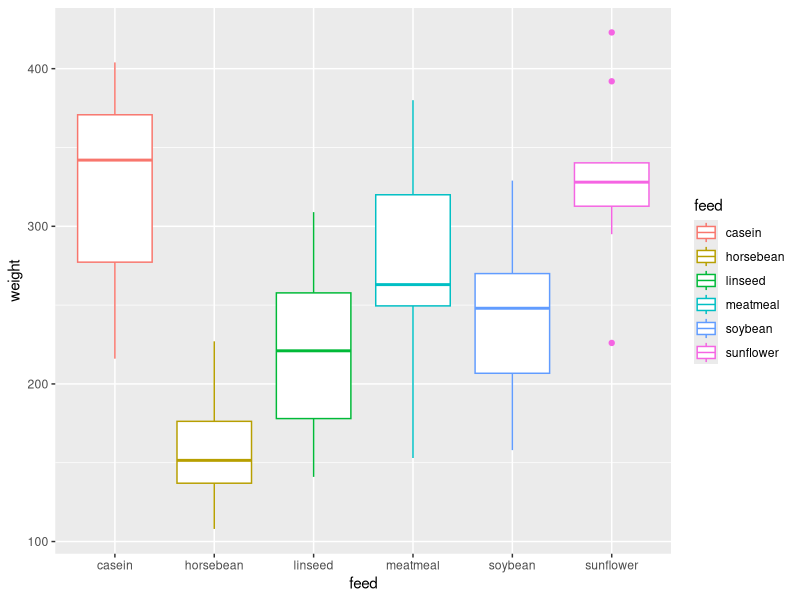
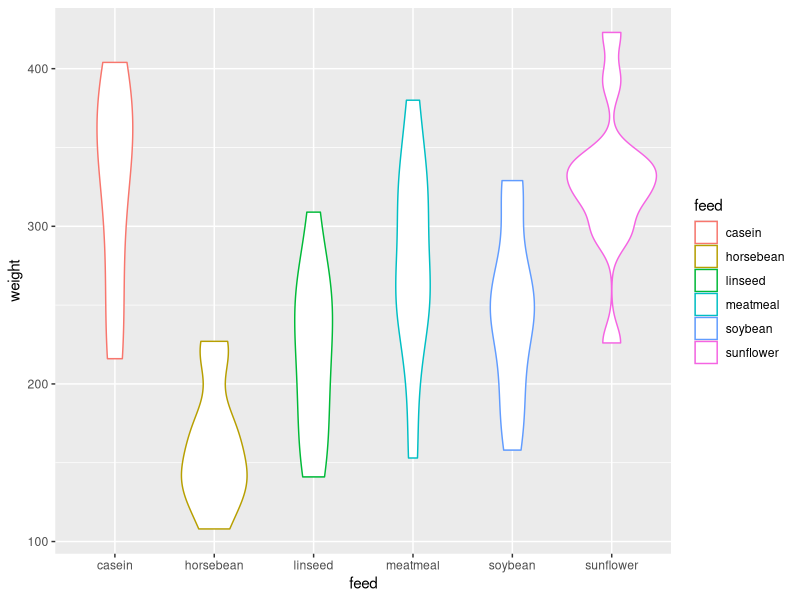
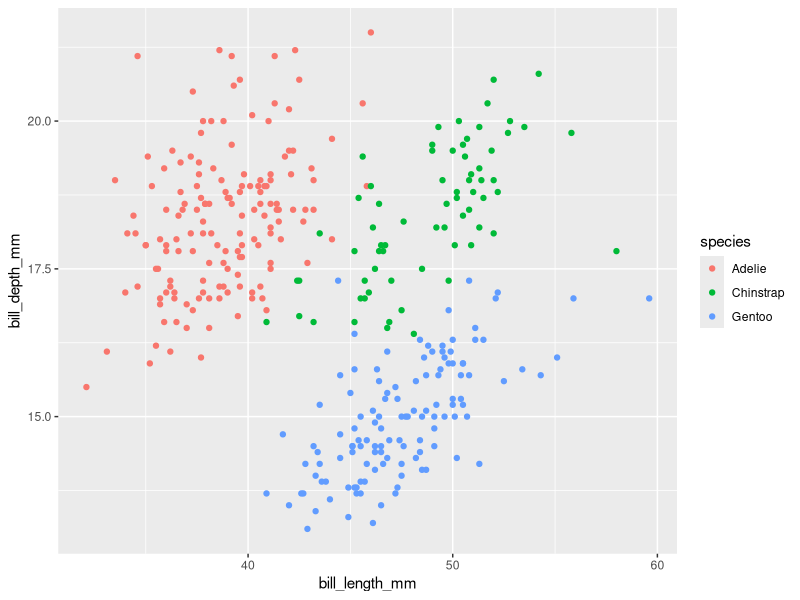
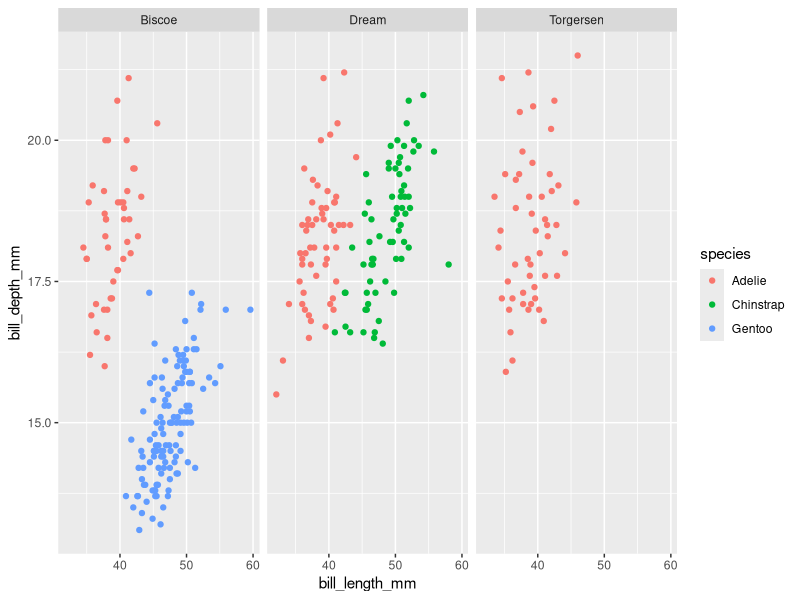
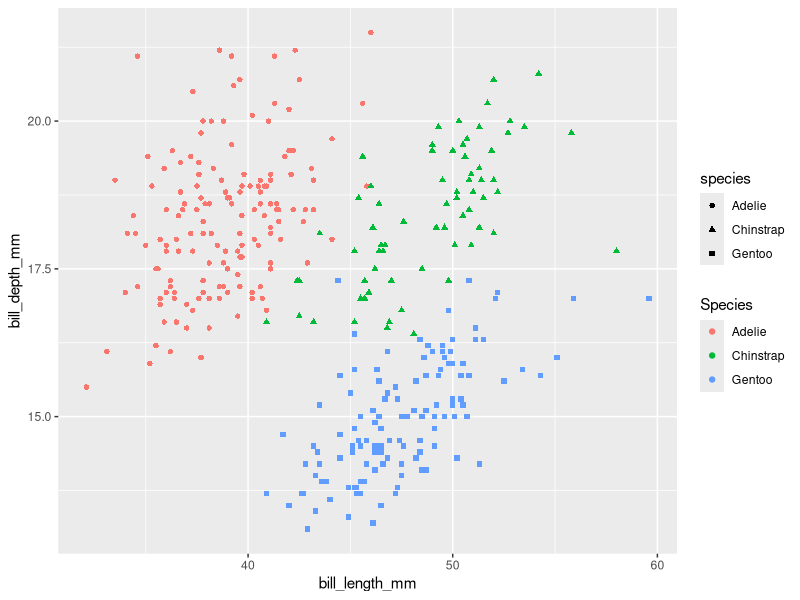
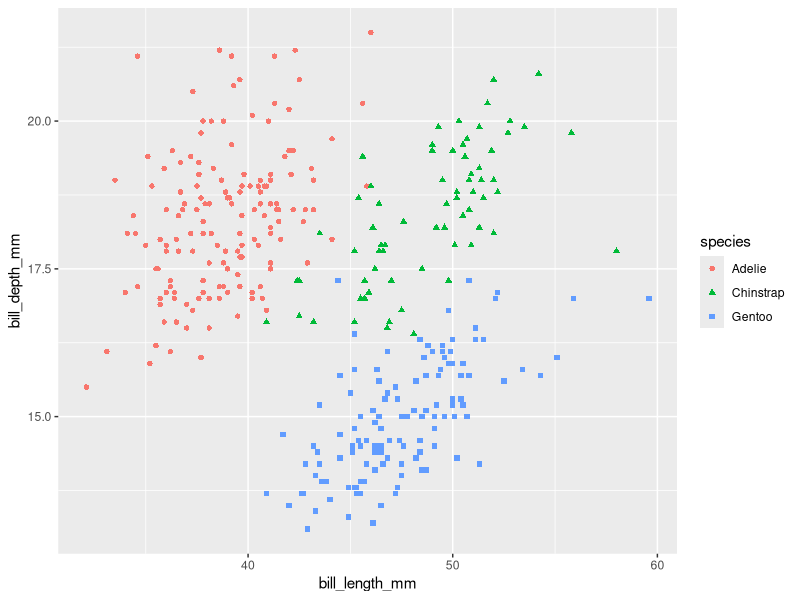
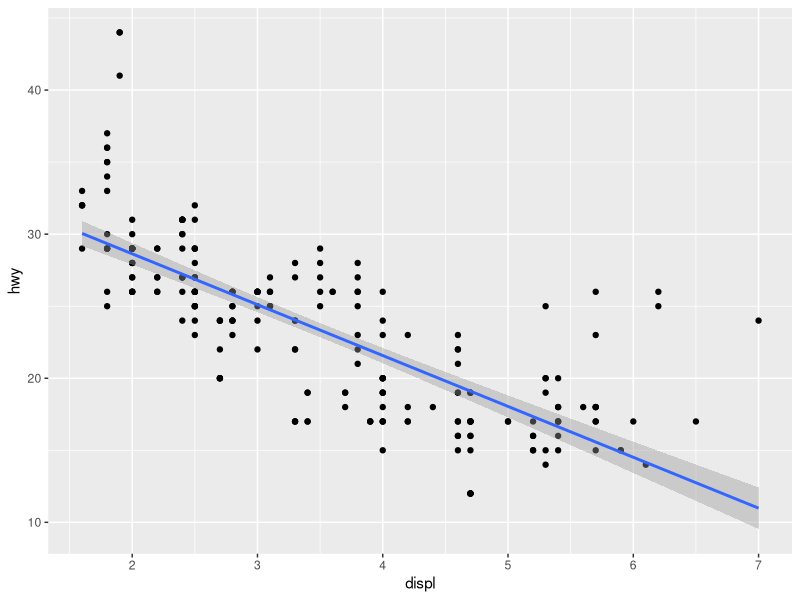
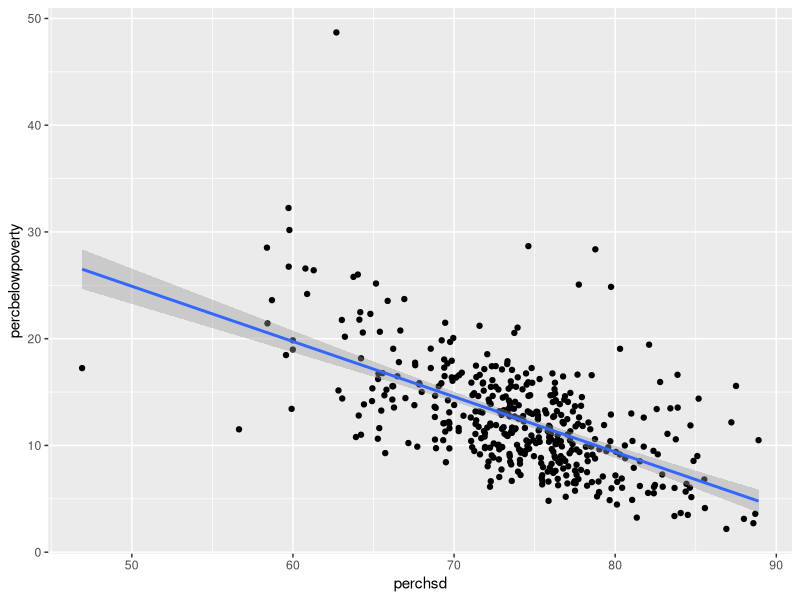

The R script that drew these images, in order:
## ---- chunk 1
knitr::opts_chunk$set(echo = TRUE)
## ---- chunk 2
library("ggplot2")
library("tidyr")
## ---- chunk 3
data()
## ---- chunk 4
data(chickwts)
## ---- chunk 5
str(chickwts)

## ---- chunk 6
help(chickwts)
## ---- chunk 7
# your code here
categories <- unique(chickwts$feed)
length(categories)
## ---- chunk 8
#First show the summary to get an idea of the data
summary(chickwts)

#Find the index of the max weight
index <- match(max(chickwts['weight']),chickwts$weight)
index

#Find the corresponding feed for the maximum weight
chickwts$feed[index]
## ---- chunk 9
# Make an object to store the maximum mean weight across the categories
max_mean <- 0

for (cat in categories) {
  
  #Get a subset based on the category
  sub <- subset(chickwts, feed==cat)
  sub
  
  #find the mean of the subset's weight
  cat_mean <- mean(sub$weight)
  cat_mean
  
  #If the mean is greater than the current max mean, overwrite the max mean
  if (cat_mean > max_mean) {
    max_mean <- cat_mean
    #Also store the category of the max mean
    max_cat <- cat
  }
}

max_mean
max_cat
## ---- chunk 10
ggplot(
  data = chickwts, 
  mapping = aes(x = feed, y = weight, color = feed)
  ) + geom_boxplot()
## ---- chunk 11
ggplot(
  data = chickwts, 
  mapping = aes(x = feed, y = weight, color = feed)
  ) + geom_violin()

## ---- chunk 12
#Load the data for exercise 5:
library(palmerpenguins)
## ---- chunk 13
#Take a look at the data
summary(penguins)
## ---- chunk 14
#Scatter plot of bill length vs bill depth, color coded by species
ggplot(
  data = penguins,
  mapping = aes(
  x = bill_length_mm, y = bill_depth_mm, 
  color = species)
) + geom_point()

#Scatter plot of bill length vs bill depth, color coded by species and faceted by island
ggplot(
  data = penguins,
  mapping = aes(
  x = bill_length_mm, y = bill_depth_mm, 
  color = species)
) + geom_point() + facet_wrap(~island)
## ---- chunk 15
ggplot(
  data = penguins,
  mapping = aes(
    x = bill_length_mm, y = bill_depth_mm, 
    color = species, shape = species
  )
) +
  geom_point() +
  labs(color = "Species")
## ---- chunk 16
ggplot(
  data = penguins,
  mapping = aes(
    x = bill_length_mm, y = bill_depth_mm, 
    color = species, shape = species, labs(color = "Species")
  )
) +
  geom_point()
## ---- chunk 17
my_variable <- 10
my_variable
## ---- chunk 18
library(tidyverse)
## ---- chunk 19
str(mpg)

## ---- chunk 20
ggplot(
  data = mpg,
  mapping = aes(x = displ, y = hwy)
) + 
  geom_point() +
  geom_smooth(method = "lm")
## ---- chunk 21
head(midwest)
## ---- chunk 22
#Plot percbelowpoverty against perchsd
ggplot(
  data = midwest,
  mapping = aes(x = perchsd, y = percbelowpoverty)
) +
  geom_point() +
  geom_smooth(method = "lm")

#Plot percbelowpoverty against percollege
ggplot(
  data = midwest,
  mapping = aes(x = percollege, y = percbelowpoverty)
) +
  geom_point() +
  geom_smooth(method = "lm")

#Plot percbelowpoverty against percprof
ggplot(
  data = midwest,
  mapping = aes(x = percprof, y = percbelowpoverty)
) +
  geom_point() +
  geom_smooth(method = "lm")
